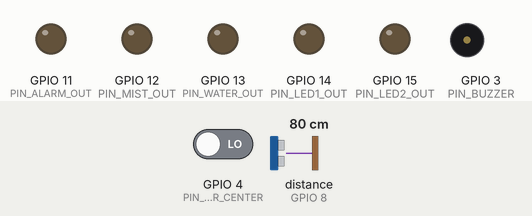
Bench run of a sketch on a simulated ESP32-S3. On the bench: output pins drawn as LEDs (lit = HIGH), buzzer (waves = sounding, pin HIGH). Wiring (inferred from the names in the program): ultrasonic range finder: trigger GPIO 7; echo GPIO 8. The inputs (shaded band) are chosen by the test bench; at power-on: distance to the obstacle (sensor on GPIO 8) 80 cm, GPIO 4 (PIN_RADAR_REAR_CENTER) LOW. The echo pulse lasts 58.3 µs per cm; pins used as bus, display or sensor lines are not drawn; what the sketch prints to the serial monitor is not drawn.

Above: at 0.93 s.
1.3 s: distance to the obstacle (sensor on GPIO 8) set to 33 cm
4.3 s: distance to the obstacle (sensor on GPIO 8) set to 29 cm
At 5.0 s:
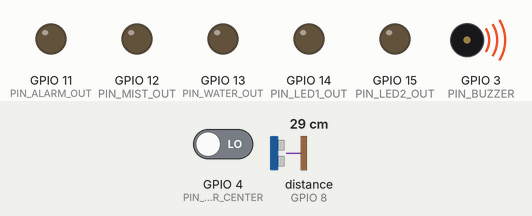
5.8 s: GPIO 4 (PIN_RADAR_REAR_CENTER) driven HIGH
8.8 s: GPIO 4 (PIN_RADAR_REAR_CENTER) driven LOW
At 9.9 s:
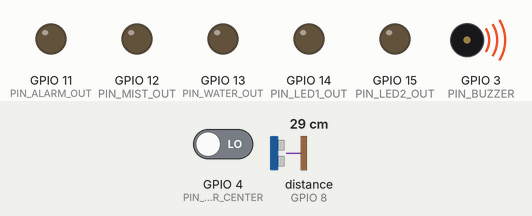
10.3 s: distance to the obstacle (sensor on GPIO 8) set to 35 cm
At 10.95 s:
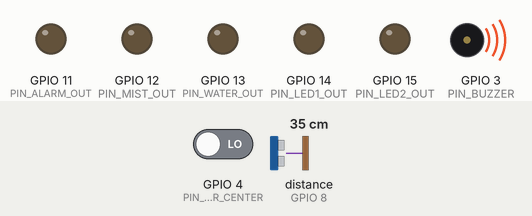
Timing chart, 0 to 14.3 s (numbered marks = the images above; inputs shaded):
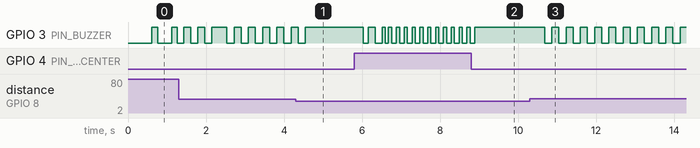

Measured:
- the behaviour switches between 32 and 31 cm on distance to the obstacle (sensor on GPIO 8) (found by bisection; images 0 and 1)
- after the input at 4.3 s, GPIO 3 (PIN_BUZZER): goes on until 4.5 s, then stays HIGH
- after the input at 8.8 s, GPIO 3 (PIN_BUZZER): goes on until 8.9 s, then stays HIGH
- after the input at 10.3 s, GPIO 3 (PIN_BUZZER): alternates HIGH for 0.18 s and LOW for 0.19 s, starting after 0.38 s

The sketch:

mesh.ino
```cpp
#include <WiFi.h>
#include <esp_wifi.h>
#include <esp_now.h>

// ================== CLONED LAPTOP MAC ==================
uint8_t clonedMac[6] = { 0x28, 0xDF, 0xEB, 0x06, 0xE6, 0x63 };

// ================== WIFI SETTINGS ==================
const char* apSSID     = "CalhounMeshRear";
const char* apPassword = "calhounpass";

// ================== GPIO ==================
// Rear radar center
#define PIN_RADAR_REAR_CENTER  4

// Rear ultrasonic backup
#define PIN_ULTRA_REAR_TRIG    7
#define PIN_ULTRA_REAR_ECHO    8

// Outputs (motor driver inputs)
#define PIN_ALARM_OUT          11
#define PIN_MIST_OUT           12
#define PIN_WATER_OUT          13
#define PIN_LED1_OUT           14
#define PIN_LED2_OUT           15

// Buzzer
#define PIN_BUZZER             3

// ================== MESH CONFIG ==================
#define MAX_NODES 10

uint8_t meshNodes[MAX_NODES][6] = {
  {0x24,0x6F,0x28,0xAA,0xBB,0xCC}, // CYD MASTER
  {0x28,0xDF,0xEB,0x06,0xE6,0x63}, // Front node / main repeater
  {0x28,0xDF,0xEB,0x06,0xE6,0x64}, // Extra node 2
  {0x28,0xDF,0xEB,0x06,0xE6,0x65}, // Extra node 3
};

int nodeCount = 4;

// ================== PACKET STRUCT ==================
typedef struct {
  uint8_t originMac[6];
  uint8_t eventType;
  int32_t value;
} MeshPacket;

// ================== ESP-NOW CALLBACKS ==================
void onEspNowSent(const uint8_t *mac_addr, esp_now_send_status_t status) {
  Serial.println(status == ESP_NOW_SEND_SUCCESS ? "Sent OK" : "Send FAIL");
}

void onEspNowRecv(const uint8_t *mac, const uint8_t *data, int len) {
  if (len != sizeof(MeshPacket)) return;

  MeshPacket pkt;
  memcpy(&pkt, data, sizeof(pkt));

  // Forward to all other nodes except origin
  for (int i = 0; i < nodeCount; i++) {
    if (memcmp(meshNodes[i], pkt.originMac, 6) != 0) {
      esp_now_send(meshNodes[i], (uint8_t*)&pkt, sizeof(pkt));
    }
  }

  // Handle commands from CYD (actuators)
  if (pkt.eventType == 20) digitalWrite(PIN_ALARM_OUT, pkt.value); // exterior alarm
  if (pkt.eventType == 21) digitalWrite(PIN_MIST_OUT,  pkt.value); // misters
  if (pkt.eventType == 22) digitalWrite(PIN_WATER_OUT, pkt.value); // water pump
  if (pkt.eventType == 23) digitalWrite(PIN_LED1_OUT,  pkt.value); // LED1
  if (pkt.eventType == 24) digitalWrite(PIN_LED2_OUT,  pkt.value); // LED2
}

// ================== SEND PACKET ==================
void meshSend(uint8_t eventType, int32_t value) {
  MeshPacket pkt;

  esp_wifi_get_mac(WIFI_IF_STA, pkt.originMac);
  pkt.eventType = eventType;
  pkt.value     = value;

  for (int i = 0; i < nodeCount; i++) {
    esp_now_send(meshNodes[i], (uint8_t*)&pkt, sizeof(pkt));
  }
}

// ================== SENSOR READS ==================
bool readDigital(uint8_t pin) {
  return digitalRead(pin) == HIGH;
}

int readRearDistance() {
  digitalWrite(PIN_ULTRA_REAR_TRIG, LOW);
  delayMicroseconds(2);
  digitalWrite(PIN_ULTRA_REAR_TRIG, HIGH);
  delayMicroseconds(10);
  digitalWrite(PIN_ULTRA_REAR_TRIG, LOW);

  long duration = pulseIn(PIN_ULTRA_REAR_ECHO, HIGH, 30000);
  if (duration == 0) return -1;

  return duration * 0.034 / 2;
}

// ================== BUZZER ==================
void beepPattern(int count, int speed = 80) {
  for (int i = 0; i < count; i++) {
    digitalWrite(PIN_BUZZER, HIGH);
    delay(speed);
    digitalWrite(PIN_BUZZER, LOW);
    delay(speed);
  }
}

void progressiveRearBeep(int d) {
  if (d <= 0) {
    digitalWrite(PIN_BUZZER, LOW);
    return;
  }

  static unsigned long lastBeep = 0;
  unsigned long now = millis();

  if (d > 150) {
    digitalWrite(PIN_BUZZER, LOW);
  } else if (d > 100) {
    if (now - lastBeep > 800) {
      beepPattern(1, 120);
      lastBeep = now;
    }
  } else if (d > 60) {
    if (now - lastBeep > 500) {
      beepPattern(1, 150);
      lastBeep = now;
    }
  } else if (d > 30) {
    if (now - lastBeep > 250) {
      beepPattern(1, 180);
      lastBeep = now;
    }
  } else {
    digitalWrite(PIN_BUZZER, HIGH);
  }
}

// ================== WIFI + ESP-NOW ==================
void setupWiFi() {
  esp_wifi_set_mac(WIFI_IF_STA, clonedMac);
  WiFi.mode(WIFI_AP_STA);
  WiFi.softAP(apSSID, apPassword);
}

void setupEspNow() {
  if (esp_now_init() != ESP_OK) {
    Serial.println("ESP-NOW init failed");
    return;
  }

  esp_now_register_send_cb(onEspNowSent);
  esp_now_register_recv_cb(onEspNowRecv);

  for (int i = 0; i < nodeCount; i++) {
    esp_now_peer_info_t peer;
    memset(&peer, 0, sizeof(peer));
    memcpy(peer.peer_addr, meshNodes[i], 6);
    peer.channel = 0;
    peer.encrypt = false;
    esp_now_add_peer(&peer);
  }
}

// ================== SETUP ==================
void setup() {
  Serial.begin(115200);

  pinMode(PIN_RADAR_REAR_CENTER, INPUT);

  pinMode(PIN_ULTRA_REAR_TRIG, OUTPUT);
  pinMode(PIN_ULTRA_REAR_ECHO, INPUT);

  pinMode(PIN_ALARM_OUT, OUTPUT);
  pinMode(PIN_MIST_OUT,  OUTPUT);
  pinMode(PIN_WATER_OUT, OUTPUT);
  pinMode(PIN_LED1_OUT,  OUTPUT);
  pinMode(PIN_LED2_OUT,  OUTPUT);

  pinMode(PIN_BUZZER, OUTPUT);
  digitalWrite(PIN_BUZZER, LOW);

  setupWiFi();
  setupEspNow();

  Serial.println("Calhoun Rear Mesh Node Ready");
}

// ================== LOOP ==================
unsigned long lastSensorTime = 0;

void loop() {
  unsigned long now = millis();
  if (now - lastSensorTime > 200) {
    lastSensorTime = now;

    // Rear distance (backup ultrasonic)
    int d = readRearDistance();
    if (d > 0) {
      progressiveRearBeep(d);
      meshSend(10, d);  // eventType 10 = rear distance
    }

    // Rear radar center
    bool rCenter = readDigital(PIN_RADAR_REAR_CENTER);
    if (rCenter) {
      beepPattern(1, 80);  // 1 beep for rear center radar
    }
    meshSend(12, rCenter ? 1 : 0); // eventType 12 = rear radar center
  }
}
```
